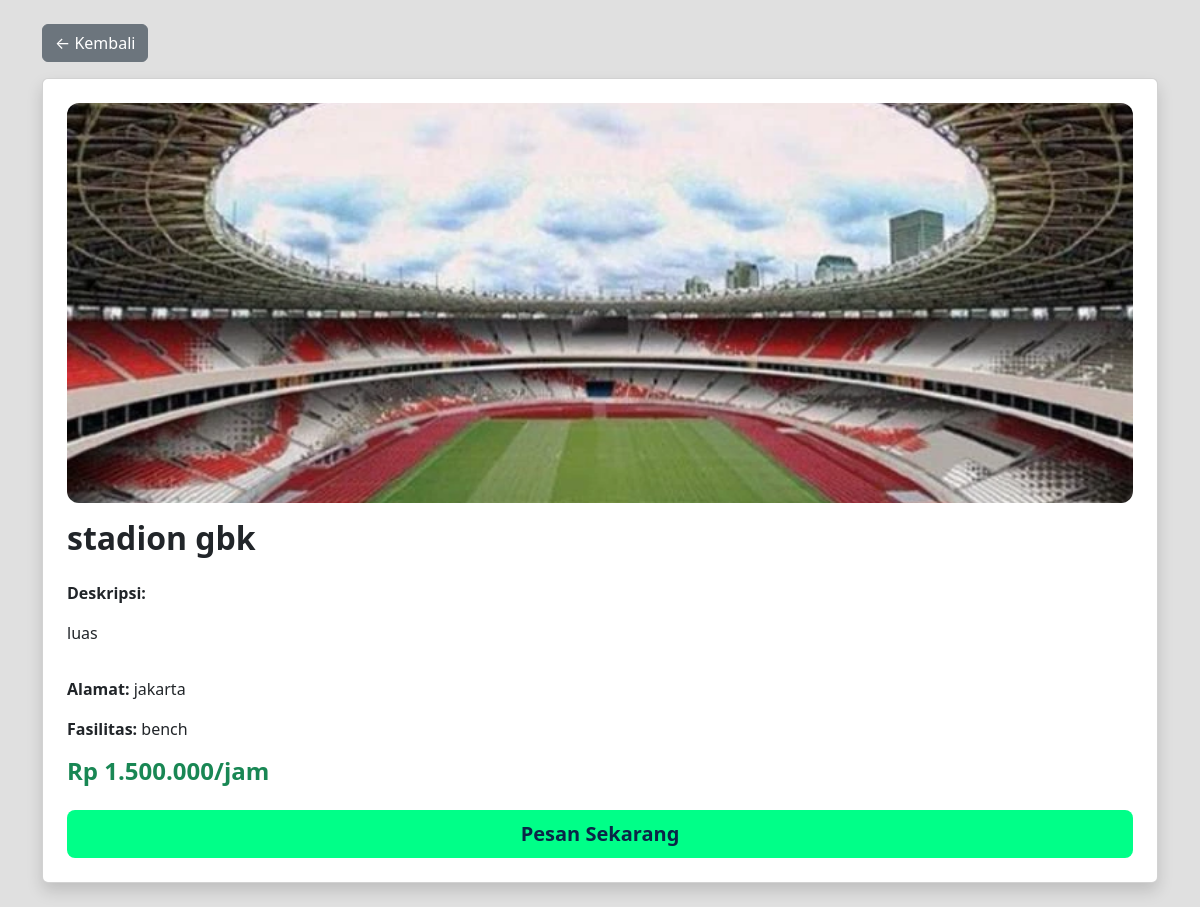
The app's page /user/venue_detail.php?id=1 with its own data.
### tables this page shows
CREATE TABLE `venues` (
  `id` int(11) NOT NULL,
  `nama_venue` varchar(100) NOT NULL,
  `kategori` varchar(100) NOT NULL,
  `deskripsi` text DEFAULT NULL,
  `alamat` text DEFAULT NULL,
  `harga_per_jam` decimal(10,2) NOT NULL,
  `fasilitas` text DEFAULT NULL,
  `gambar` varchar(255) DEFAULT NULL,
  `status` enum('available','unavailable') DEFAULT 'available',
  `created_at` timestamp NOT NULL DEFAULT current_timestamp()
);

### user/venue_detail.php (the view, shortened to what this page needs)
<?php
require "../config/database.php";
$id = $_GET['id'];
$stmt = $mysqli->prepare("SELECT * FROM venues WHERE id=?");
$stmt->bind_param("i", $id);
$stmt->execute();
$venue = $stmt->get_result()->fetch_assoc();
?>
<!DOCTYPE html>
<html>
<head>
    <link href="https://cdn.jsdelivr.net/npm/bootstrap@5.3.2/dist/css/bootstrap.min.css" rel="stylesheet">
</head>
<body>
    <div class="container py-4">
        <a href="dashboard.php" class="btn btn-secondary mb-3">← Kembali</a>
        <div class="card shadow p-4">
            <img src="../assets/images/<?= $venue['gambar'] ?>" class="mb-3"
                style="width:100%; max-height:400px; object-fit:cover; border-radius:12px;">
            <h2 class="fw-bold"><?= $venue['nama_venue'] ?></h2>
            <p class="mt-3"><b>Deskripsi:</b>
            <p><?= $venue['deskripsi'] ?></p>
            </p>
            <p><b>Alamat:</b> <?= $venue['alamat'] ?></p>
            <p><b>Fasilitas:</b> <?= $venue['fasilitas'] ?></p>
            <h4 class="fw-bold text-success">
                Rp <?= number_format($venue['harga_per_jam'], 0, ',', '.') ?>/jam
            </h4>
            <a href="booking.php?id=<?= $venue['id'] ?>" class="btn btn-neon btn-lg mt-3">
                Pesan Sekarang
            </a>
        </div>
    </div>
</body>
</html>

### user/venue_detail.php (style rules this page uses)
:root { --dark-blue: #0A2647; --neon-green: #00FF88; --light-gray: #E0E0E0; }
body { background: var(--light-gray); }
.btn-neon { background: var(--neon-green); color: var(--dark-blue); font-weight: bold; }

### records on screen
venues: gambar (picture), nama_venue "stadion gbk", deskripsi "luas", alamat "jakarta", fasilitas "bench", harga_per_jam "1.500.000"
